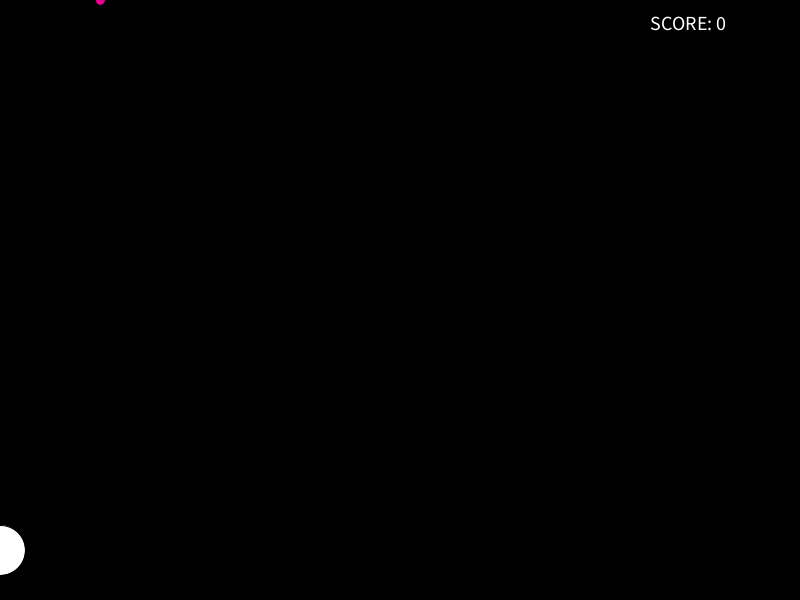
Frame 1 (no input)
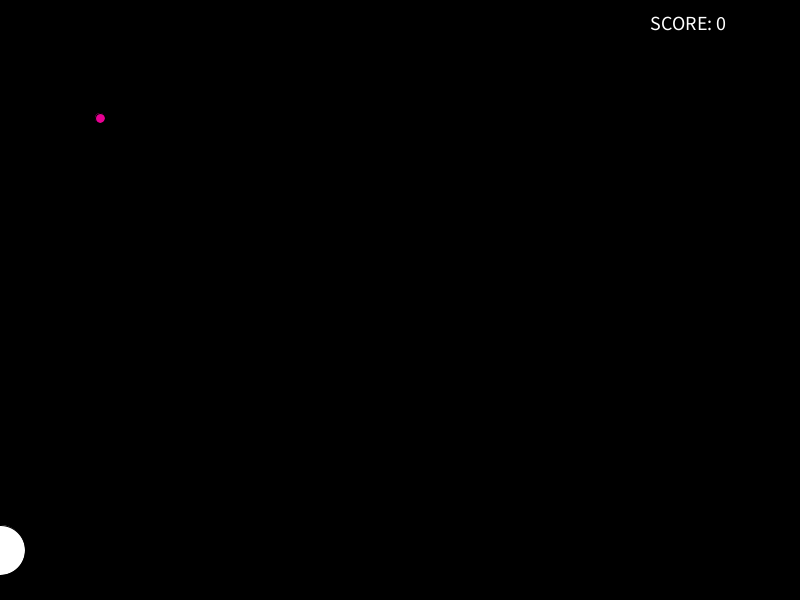
Frame 60 (the mouse pressed at the canvas centre just before this capture)
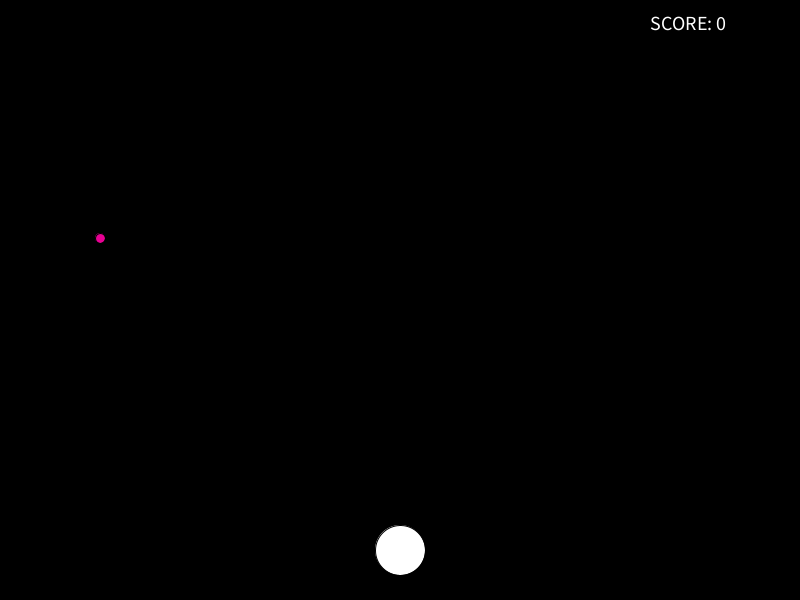
Frame 120 (the mouse held since frame 60 and released just before this capture)

The Processing sketch that drew these frames (run headless with seeded random() and noise(); from frame 60 on, the mouse is pressed at the canvas centre):

// Processing sketch: e06_graSpadajacaKulkaScore
// ── e06_graSpadajacaKulkaScore.pde
float ball_1_x = 100;
float ball_1_y = 0;

int score = 0;
float hitSize = 50;

void setup(){
  size( 800, 600 );
  rectMode( CENTER ); // rysowanie, "od środka"
}

void draw(){
  
  background(0);
  
  if( dist( mouseX, 550, ball_1_x, ball_1_y ) > hitSize/2 ){
    
    fill(255);
    ellipse( mouseX, 550, hitSize, hitSize );
  
    fill(#E80093);
    ellipse( ball_1_x, ball_1_y, 10, 10 );
    
    ball_1_y = ball_1_y + 2; //zwiekszamy pozycje y kulki w każdej klatce
    
    
  }else{
    
    fill( #00E2E8 );
    ellipse( mouseX, 550, hitSize, hitSize );
    
    ball_1_y = 0;
    ball_1_x = random( 10, 700 );
    
    //score = score + 1; // score += 1 lub score++
    score++;
    //println( score );
    
    
  }
  
  if( ball_1_y > height ){
   println( "booo" ); 
  }
  
  textSize( 20 );
  fill( #FFFFFF );
  text( "SCORE: " + score, 650, 30 );
  
  
  
  
  
}
